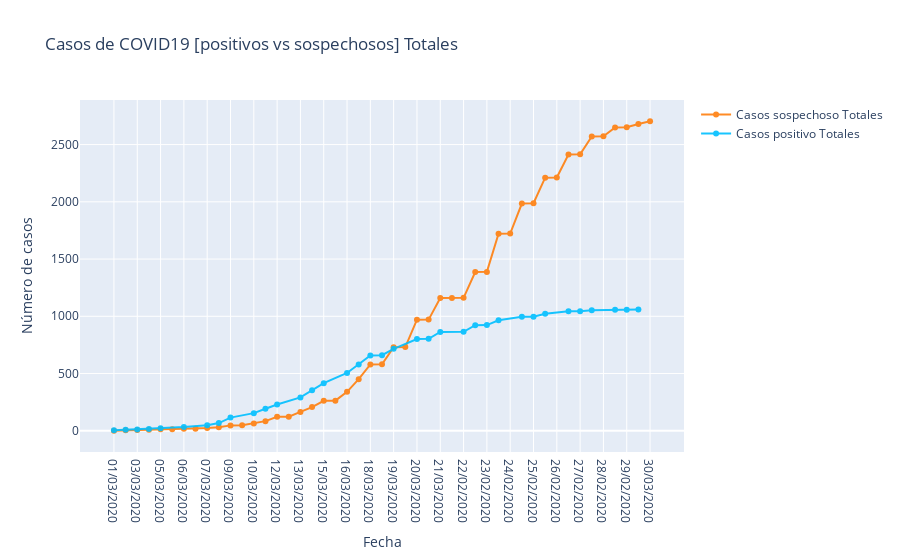

Notebook source saved alongside this figure:
### Code cell
casos_fecha_positivo= pd.DataFrame(positivo['Identificación de COVID-19 por RT-PCR en tiempo real'].groupby(positivo['Fecha de Inicio de sintomas']).count())
casos_fecha_sospechoso = pd.DataFrame(sospechoso['Identificación de COVID-19 por RT-PCR en tiempo real']).groupby(sospechoso['Fecha de Inicio de sintomas']).count()

fig = go.Figure()


fig.add_trace(go.Scatter(
                x=casos_fecha_sospechoso.index,
                y=sc.cumsum(casos_fecha_sospechoso['Identificación de COVID-19 por RT-PCR en tiempo real']),
                mode='lines+markers',
                name="Casos sospechoso Totales",
                line_color='#ff7f0e',
                opacity=0.9))

fig.add_trace(go.Scatter(
                x=casos_fecha_positivo.index,
                y=sc.cumsum(casos_fecha_positivo['Identificación de COVID-19 por RT-PCR en tiempo real']),
                mode='lines+markers',
                name="Casos positivo Totales",
                line_color='deepskyblue',
                opacity=0.9))

# Edit the layout
fig.update_layout(title='Casos de COVID19 [positivos vs sospechosos] Totales',
                   xaxis_title='Fecha',
                   yaxis_title='Número de casos')
fig.show()

### Figure 1 — Plotly figure (JSON) as saved in the notebook; plotly's stock layout.template omitted (floating-point values rounded to 4 significant figures)
{"data": [{"line": {"color": "#ff7f0e"}, "mode": "lines+markers", "name": "Casos sospechoso Totales", "opacity": 0.9, "type": "scatter", "x": ["01/03/2020", "02/03/2020", "03/03/2020", "04/03/2020", "05/03/2020", "06/02/2020", "06/03/2020", "07/02/2020", "07/03/2020", "08/03/2020", "09/03/2020", "10/02/2020", "10/03/2020", "11/03/2020", "12/03/2020", "13/02/2020", "13/03/2020", "14/03/2020", "15/03/2020", "16/02/2020", "16/03/2020", "17/03/2020", "18/03/2020", "19/02/2020", "19/03/2020", "20/02/2020", "20/03/2020", "21/02/2020", "21/03/2020", "22/01/2020", "22/02/2020", "22/03/2020", "23/02/2020", "23/03/2020", "24/02/2020", "24/03/2020", "25/02/2020", "25/03/2020", "26/02/2020", "26/03/2020", "27/02/2020", "27/03/2020", "28/02/2020", "28/03/2020", "29/02/2020", "29/03/2020", "30/03/2020"], "y": [1, 4, 7, 9, 13, 14, 17, 18, 25, 31, 47, 48, 64, 84, 122, 123, 165, 207, 262, 263, 340, 451, 579, 580, 730, 731, 970, 971, 1159, 1160, 1161, 1387, 1388, 1722, 1723, 1985, 1988, 2211, 2212, 2413, 2415, 2571, 2572, 2649, 2651, 2680, 2703]}, {"line": {"color": "deepskyblue"}, "mode": "lines+markers", "name": "Casos positivo Totales", "opacity": 0.9, "type": "scatter", "x": ["01/03/2020", "02/03/2020", "03/03/2020", "04/03/2020", "05/03/2020", "06/03/2020", "07/03/2020", "08/03/2020", "09/03/2020", "10/03/2020", "11/03/2020", "12/03/2020", "13/03/2020", "14/03/2020", "15/03/2020", "16/03/2020", "17/03/2020", "18/03/2020", "19/02/2020", "19/03/2020", "20/03/2020", "21/02/2020", "21/03/2020", "22/02/2020", "22/03/2020", "23/02/2020", "23/03/2020", "24/03/2020", "25/02/2020", "25/03/2020", "26/03/2020", "27/02/2020", "27/03/2020", "28/03/2020", "29/02/2020", "29/03/2020"], "y": [4, 9, 12, 16, 23, 32, 49, 67, 115, 154, 192, 230, 291, 354, 416, 505, 578, 658, 660, 716, 802, 803, 863, 865, 922, 923, 965, 996, 997, 1023, 1043, 1044, 1052, 1057, 1058, 1060]}], "layout": {"title": {"text": "Casos de COVID19 [positivos vs sospechosos] Totales"}, "xaxis": {"title": {"text": "Fecha"}}, "yaxis": {"title": {"text": "Número de casos"}}}}
